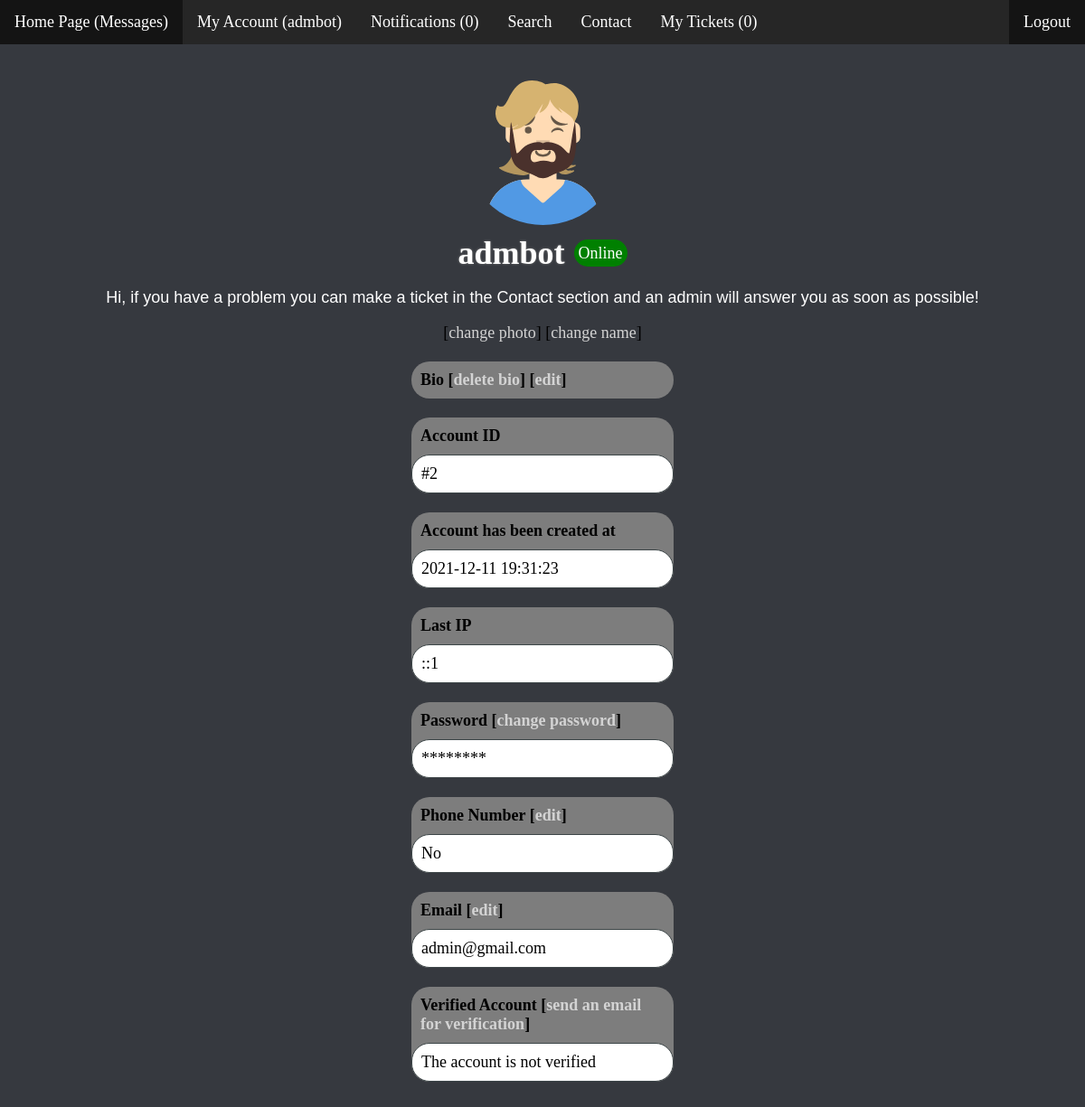
/profile.php?id=2 (signed in), run on the app's committed database.
### tables this page shows
CREATE TABLE `users` (
  `id` int(11) NOT NULL,
  `username` varchar(64) NOT NULL,
  `email` varchar(64) NOT NULL,
  `phone` int(20) NOT NULL,
  `password` varchar(64) NOT NULL,
  `created_at` timestamp NOT NULL DEFAULT current_timestamp() ON UPDATE current_timestamp(),
  `admin` int(11) NOT NULL,
  `file` longtext NOT NULL,
  `bio` text NOT NULL,
  `founder` int(11) NOT NULL,
  `banned` int(11) NOT NULL,
  `logged` int(11) NOT NULL,
  `ip` varchar(64) NOT NULL,
  `last_ip` varchar(64) NOT NULL,
  `verified` int(10) NOT NULL
);

### profile.php (the view, shortened to what this page needs)
<?php
  require 'config.php';
  if (!isset($_SESSION["loggedin"]) || $_SESSION["loggedin"] !== true) {
    header("location: login.php");
    exit;
  } else if(!isset($_GET['id'])) {
    header('Location: index.php');
    exit();
  } else {
    $id = $_GET['id'];
  }
  $queryString = "SELECT id, username, email, created_at, email, bio, phone, file, admin, founder, banned,ip, last_ip, logged, verified FROM users WHERE id='$id' ORDER BY username DESC LIMIT 1";
  $query = $link->prepare($queryString);
  $query->execute();
  $query->store_result();
  $query->bind_result($user_id, $username, $email, $created_at, $email, $bio, $phone, $file, $admin, $founder, $banned, $ip, $last_ip, $logged, $verified);
?>
<!DOCTYPE html>
<html>
  <head>
    <link rel="stylesheet" href="css/profile.css?v=<?php echo time(); ?>">
  </head>
  <body>
    <?php require_once("header.php"); ?>
    <div class="wrapper">
      <?php while ($query->fetch()): ?>
      <?php
        echo "
          <div id='img_div'>
            <img id='image-x' src='$file' alt='Profile Phot' onClick='showImg();' />
            <br/>
            <div id='nameOnline'>
            <h1>$username</h1>
        ";
            if ($logged == 1) {
              echo "<span id='online'>Online</span>";
            } else if ($logged == 0) {
              echo "<span id='offline'>Offline</span>";
            }
        echo "
            </div>
            <p id='bio'>
        ";
        if ($bio == "") {
          echo '';
        } else {
          echo $bio;
        }
        echo "
          </p>
        ";
        if ($_SESSION['id'] == $user_id) {
          echo " <span>[<a href='change-photo.php' id='edits'>change photo</a>]</span> <span>[<a href='change-name.php' id='edits'>change name</a>]</span><br/><br/>";
        }
        echo "</div>";
      ?>
      <?php
        if ($_SESSION['id'] == $user_id) {
          echo "
            <div class='title-of-div'>
              <div class='title-text'>
                Bio
          ";
          if ($bio != "") {
            echo "[<a href='delete-bio.php' id='edits'>delete bio</a>]";
          }
          echo "
            [<a href='change-bio.php' id='edits'>edit</a>]
              </div>
            </div> <br/>
          ";
        }
      ?>
      <div class="title-of-div">
        <div class="title-text">Account ID</div>
        <div class="content-text">#<?php echo $user_id; ?></div>
      </div>
      <br>
      <div class="title-of-div">
        <div class="title-text">Account has been created at</div>
        <div class="content-text">
          <?php
            echo $created_at;
          ?>
        </div>
      </div>
      <br>
      <?php
        if ($_SESSION['founder'] == 1 || $_SESSION['id'] == $user_id) {
          echo "
            <div class='title-of-div'>
            <div class='title-text'>Last IP</div>
              <div class='content-text'>
                $last_ip
              </div>
            </div>
            <br>
          ";
        }
      ?>
      <?php
        if ($_SESSION['id'] == $user_id) {
          echo "
            <div class='title-of-div'>
              <div class='title-text'>
                Password [<a href='reset-password.php' id='edits'>change password</a>]
              </div>
              <div class='content-text'>********</div>
            </div>
            <br/>
          ";
        }
      ?>
      <div class="title-of-div">
        <div class="title-text">Phone Number
          <?php
            if ($_SESSION['id'] == $user_id) {
          ?>
          [<a href="change-phone.php" id="edits">edit</a>]
          <?php } ?>
        </div>
        <div class="content-text">
          <?php
            if ($phone == 0) {
              echo 'No';
            } else {
              echo $phone;
            }
          ?>
        </div>
      </div> <br/>
      <div class="title-of-div">
        <div class="title-text">Email
          <?php
            if ($_SESSION['id'] == $user_id) {
              echo ' [<a href="change-email.php" id="edits">edit</a>]';
            }
          ?>
        </div>
        <div class="content-text">
          <?php
            echo $email;
          ?>
        </div>
      </div>
      <br>
      <div class="title-of-div">
        <div class="title-text">
          Verified Account
          <?php
            if ($_SESSION['id'] == $user_id && $verified == 0) {
              echo ' [<a href="verify-account.php" id="edits">send an email for verification</a>]';
            }
          ?>
        </div>
        <div class="content-text">
          <?php
            if ($verified == 0) {
              echo "The account is not verified";
            } else {
              echo "The account is verified";
            }
          ?>
        </div>
      </div>
      <br>
      <?php endwhile; ?>
    </div>
  </body>
</html>

### header.php (shortened to what this page needs)
<?php
  $userid = $_SESSION['id'];
?>
<html>
  <head>
    <link rel="stylesheet" href="css/header.css?v=<?php echo time(); ?>">
  </head>
  <body>
    <?php
      $result = mysqli_query($link, "SELECT COUNT(*) FROM `notifications` WHERE userid=$userid");
      $row = mysqli_fetch_row($result)[0];
      $results = mysqli_query($link, "SELECT COUNT(*) FROM `tickets` WHERE userid=$userid");
      $rows = mysqli_fetch_row($results)[0];
    ?>
    <ul id="desktopul">
      <li><a class="active" href="home.php">Home Page (Messages)</a></li>
      <li><a href="profile.php?id=<?php echo $_SESSION['id']; ?>">My Account (<?php echo $_SESSION['username']?>)</a></li>
      <li><a href="notifications.php?id=<?php echo $_SESSION['id']; ?>">Notifications (<?php echo $row; ?>)</a></li>
      <li><a href="search.php">Search</a></li>
      <li><a href="contact.php">Contact</a></li>
      <li><a href="mytickets.php">My Tickets (<?php echo $rows; ?>)</a></li>
      <li style="float:right"><a class="active" href="logout.php">Logout</a></li>
    </ul>
  </body>
</html>

### css/profile.css (style rules this page uses)
body { background: #36393f; font-size: 18px; }
#bio { font-family: arial; color: white; }
.title-text { padding: 10px; font-weight: bold; color: black; }
.title-of-div { background-color: #7d7d7d; border-radius: 20px; width: 25%; margin: 0 auto; }
.content-text { background: white; padding: 10px; color: black; border: 1px solid #3d4648; border-radius: 20px; }
h1 { color: white; text-shadow: 0px 0px 2.5px grey; margin: 0; }
#online, #offline { padding: 5px; border-radius: 25px; color: white; height: 20px; margin-left: 10px; }
#online { background-color: green; }
#img_div:after { content: ""; display: block; clear: both; }
#img_div { text-align: center; }
#image-x { margin: 5px; width: 175px; border-radius: 100px; height: 175px; transition: .4s; }
a { text-decoration: none; color: lightgrey; transition: .2s; }
#nameOnline { display: flex; align-items: center; justify-content: center; }
.wrapper { margin: 20px; }

### css/header.css (style rules this page uses)
body { margin:0; padding:0; }
#desktopul { list-style-type: none; margin: 0; padding: 0; overflow: hidden; background-color: #262626; }
#desktopul li { float: left; }
#desktopul li a { display: block; color: white; text-align: center; padding: 14px 16px; text-decoration: none; }
#desktopul .active { background-color: #141414; }

### data on the page
users: file (picture), username "admbot", logged "Online", bio "Hi, if you have a problem you can make a ticket in the Contact section and an admin will answer you as soon as possible!", shows "change photo", shows "Bio", shows "delete bio", id "2", created_at "2021-12-11 19:31:23", last_ip "::1", shows "Password [", shows "edit", phone "No", email "admin@gmail.com", verified "send an email for verification"

### other printed values
$_SESSION['username'] "admbot"
$row "0"
$rows "0"
